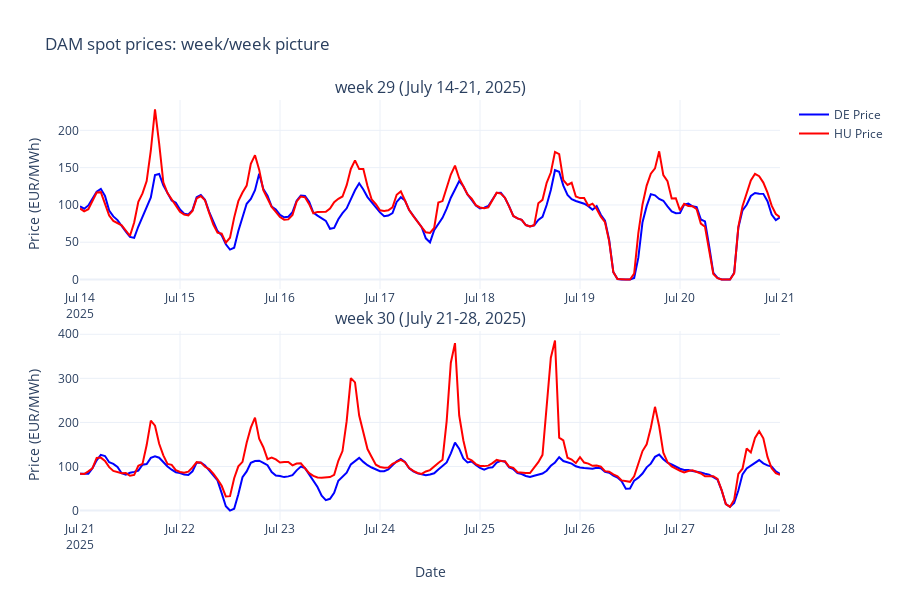

Write notebook code for a chart like this one.
### Code cell
from plotly.subplots import make_subplots

week_29_start = pd.Timestamp("2025-07-14", tz="UTC")
week_29_end = pd.Timestamp("2025-07-21", tz="UTC")
week_30_start = pd.Timestamp("2025-07-21", tz="UTC")
week_30_end = pd.Timestamp("2025-07-28", tz="UTC")

week_29_data = merged_prices.loc[week_29_start:week_29_end]
week_30_data = merged_prices.loc[week_30_start:week_30_end]

fig_weeks = make_subplots(
    rows=2, cols=1,
    subplot_titles=("week 29 (July 14-21, 2025)", "week 30 (July 21-28, 2025)"),
    vertical_spacing=0.1,
    shared_xaxes=False
)

# Wk29 plot (top)
fig_weeks.add_scatter(x=week_29_data.index, y=week_29_data['DE_Price'], 
                     name='DE Price', line=dict(color='blue'), row=1, col=1)
fig_weeks.add_scatter(x=week_29_data.index, y=week_29_data['HU_Price'], 
                     name='HU Price', line=dict(color='red'), row=1, col=1)

# Wk30 plot (bottom)
fig_weeks.add_scatter(x=week_30_data.index, y=week_30_data['DE_Price'], 
                     name='DE Price', line=dict(color='blue'), 
                     showlegend=False, row=2, col=1)
fig_weeks.add_scatter(x=week_30_data.index, y=week_30_data['HU_Price'], 
                     name='HU Price', line=dict(color='red'), 
                     showlegend=False, row=2, col=1)

fig_weeks.update_layout(
    title="DAM spot prices: week/week picture",
    height=600,
    template='plotly_white'
)

fig_weeks.update_yaxes(title_text="Price (EUR/MWh)", row=1, col=1)
fig_weeks.update_yaxes(title_text="Price (EUR/MWh)", row=2, col=1)

fig_weeks.update_xaxes(title_text="Date", row=2, col=1)

fig_weeks.show()

### Figure 1 — Plotly figure (JSON) as saved in the notebook; plotly's stock layout.template omitted (floating-point values rounded to 4 significant figures; data arrays with more than 128 entries replaced by an {"elided": "..."} marker saying what was removed)
{"data": [{"line": {"color": "blue"}, "name": "DE Price", "type": "scatter", "x": {"elided": "169 str values"}, "xaxis": "x", "y": {"elided": "169 float values"}, "yaxis": "y"}, {"line": {"color": "red"}, "name": "HU Price", "type": "scatter", "x": {"elided": "169 str values"}, "xaxis": "x", "y": {"elided": "169 float values"}, "yaxis": "y"}, {"line": {"color": "blue"}, "name": "DE Price", "showlegend": false, "type": "scatter", "x": {"elided": "169 str values"}, "xaxis": "x2", "y": {"elided": "169 float values"}, "yaxis": "y2"}, {"line": {"color": "red"}, "name": "HU Price", "showlegend": false, "type": "scatter", "x": {"elided": "169 str values"}, "xaxis": "x2", "y": {"elided": "169 float values"}, "yaxis": "y2"}], "layout": {"annotations": [{"font": {"size": 16}, "showarrow": false, "text": "week 29 (July 14-21, 2025)", "x": 0.5, "xanchor": "center", "xref": "paper", "y": 1, "yanchor": "bottom", "yref": "paper"}, {"font": {"size": 16}, "showarrow": false, "text": "week 30 (July 21-28, 2025)", "x": 0.5, "xanchor": "center", "xref": "paper", "y": 0.45, "yanchor": "bottom", "yref": "paper"}], "height": 600, "title": {"text": "DAM spot prices: week/week picture"}, "xaxis": {"anchor": "y", "domain": [0, 1]}, "xaxis2": {"anchor": "y2", "domain": [0, 1], "title": {"text": "Date"}}, "yaxis": {"anchor": "x", "domain": [0.55, 1], "title": {"text": "Price (EUR/MWh)"}}, "yaxis2": {"anchor": "x2", "domain": [0, 0.45], "title": {"text": "Price (EUR/MWh)"}}}}
